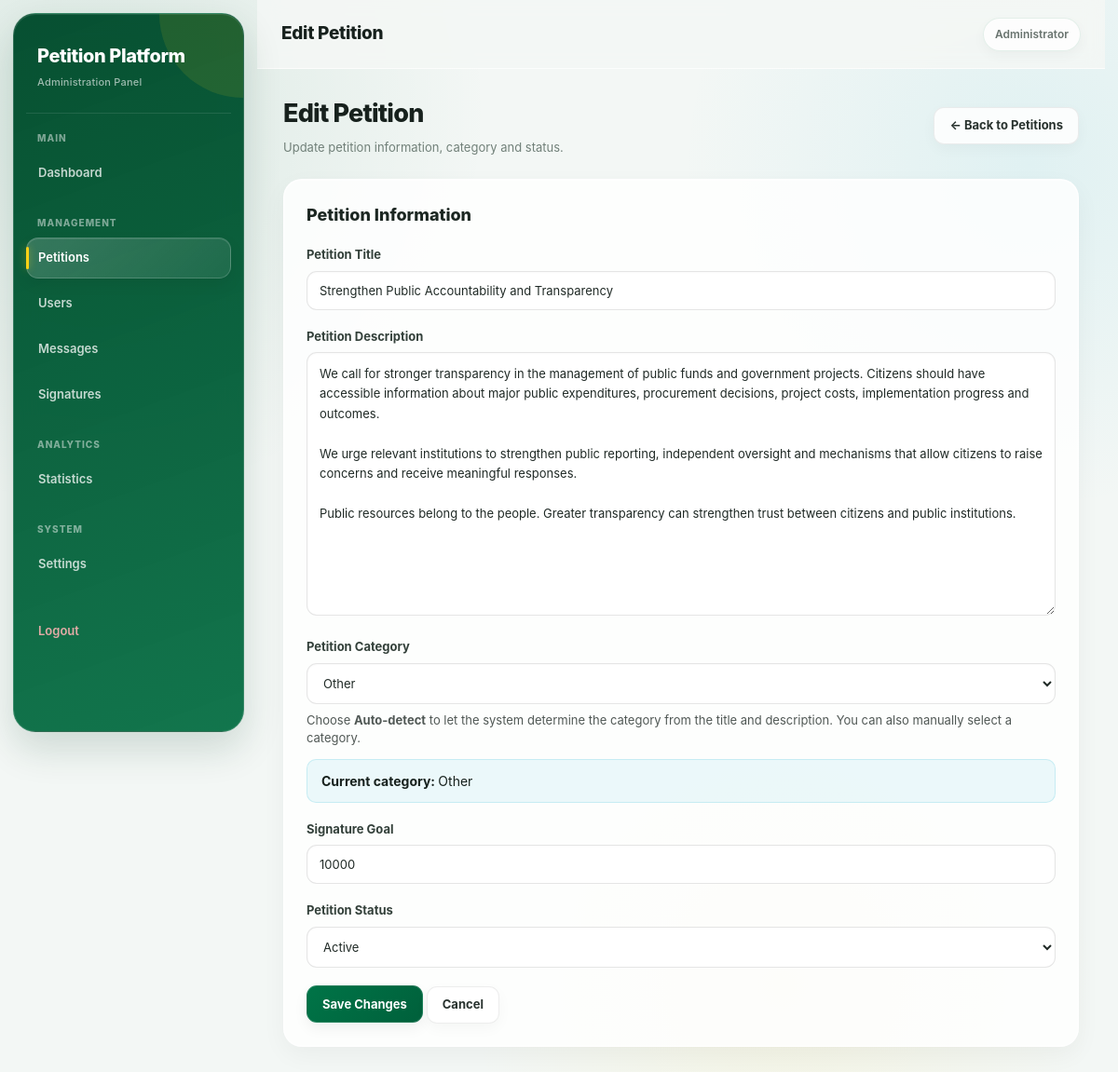
The app's page /admin/edit_petition.php?id=2 (signed in) with its own data.
### tables this page shows
CREATE TABLE `petitions` (
  `id` int(10) unsigned NOT NULL AUTO_INCREMENT,
  `title` varchar(255) NOT NULL,
  `description` text NOT NULL,
  `category` varchar(100) NOT NULL DEFAULT 'Other',
  `goal` int(10) unsigned NOT NULL DEFAULT 1000,
  `status` enum('draft','active','closed') NOT NULL DEFAULT 'draft',
  `created_by` int(10) unsigned DEFAULT NULL,
  `created_at` timestamp NOT NULL DEFAULT current_timestamp(),
  `updated_at` timestamp NOT NULL DEFAULT current_timestamp() ON UPDATE current_timestamp(),
  PRIMARY KEY (`id`),
  KEY `idx_petitions_status` (`status`),
  KEY `idx_petitions_created_at` (`created_at`),
  KEY `fk_petitions_admin` (`created_by`),
  CONSTRAINT `fk_petitions_admin` FOREIGN KEY (`created_by`) REFERENCES `admins` (`id`) ON DELETE SET NULL ON UPDATE CASCADE
);

### includes/functions.php (called while the page is built, shortened)
<?php
function e($value)
{
    return htmlspecialchars($value ?? '', ENT_QUOTES, 'UTF-8');
}

### admin/edit_petition.php (the view, shortened to what this page needs)
<?php
require_once "../includes/db.php";
require_once "../includes/functions.php";
$petition_categories = [
    "Education",
    "Health",
    "Environment",
    "Infrastructure & Transport",
    "Governance & Accountability",
    "Justice & Security",
    "Employment & Labour",
    "Agriculture",
    "Business & Economy",
    "Water & Utilities",
    "Social Affairs",
    "Other"
];
$petition_id = isset($_GET['id'])
    ? (int) $_GET['id']
    : 0;
$stmt = $conn->prepare(
    "SELECT
        id,
        title,
        description,
        category,
        goal,
        status
     FROM petitions
     WHERE id = ?
     LIMIT 1"
);
$stmt->bind_param(
    "i",
    $petition_id
);
if (!$stmt->execute()) {
    die(
        "Database error: " .
        $stmt->error
    );
}
$result = $stmt->get_result();
$petition = $result->fetch_assoc();
$current_category =
    trim($petition['category'] ?? '');
?>
<!DOCTYPE html>
<html lang="en">
<head>
    <link
        rel="stylesheet"
        href="css/admin.css"
    >
</head>
<body>
<div class="admin-layout">
    <aside class="admin-sidebar">
        <div class="admin-brand">
            Petition Platform
            <span>
                Administration Panel
            </span>
        </div>
        <div class="admin-menu-title">
            Main
        </div>
        <a href="admin_dashboard.php">
            Dashboard
        </a>
        <div class="admin-menu-title">
            Management
        </div>
        <a
            href="admin_petitions.php"
            class="active"
        >
            Petitions
        </a>
        <a href="admin_users.php">
            Users
        </a>
        <a href="admin_messages.php">
            Messages
        </a>
        <a href="admin_signatures.php">
            Signatures
        </a>
        <div class="admin-menu-title">
            Analytics
        </div>
        <a href="admin_statistics.php">
            Statistics
        </a>
        <div class="admin-menu-title">
            System
        </div>
        <a href="admin_settings.php">
            Settings
        </a>
        <a
            href="admin_logout.php"
            class="admin-logout"
        >
            Logout
        </a>
    </aside>
    <main class="admin-main">
        <header class="admin-topbar">
            <h2>
                Edit Petition
            </h2>
            <div class="admin-user">
                Administrator
            </div>
        </header>
        <div class="admin-content">
            <div class="admin-page-header">
                <div>
                    <h1>
                        Edit Petition
                    </h1>
                    <p>
                        Update petition information, category and status.
                    </p>
                </div>
                <a
                    href="admin_petitions.php"
                    class="admin-btn admin-btn-light"
                >
                    ← Back to Petitions
                </a>
            </div>
            <div class="admin-panel">
                <h2>
                    Petition Information
                </h2>
                <form method="POST">
                    <div class="admin-form-group">
                        <label for="title">
                            Petition Title
                        </label>
                        <input
                            type="text"
                            id="title"
                            name="title"
                            class="admin-input"
                            maxlength="255"
                            value="<?= e($petition['title']) ?>"
                            required
                        >
                    </div>
                    <div class="admin-form-group">
                        <label for="description">
                            Petition Description
                        </label>
                        <textarea
                            id="description"
                            name="description"
                            class="admin-textarea"
                            rows="12"
                            required
                        ><?= e($petition['description']) ?></textarea>
                    </div>
                    <div class="admin-form-group">
                        <label for="category">
                            Petition Category
                        </label>
                        <select
                            id="category"
                            name="category"
                            class="admin-select"
                            required
                        >
                            <?php foreach ($petition_categories as $category_option): ?>
                                <option
                                    value="<?= e($category_option) ?>"
                                    <?= $current_category === $category_option
                                        ? 'selected'
                                        : '' ?>
                                >
                                    <?= e($category_option) ?>
                                </option>
                            <?php endforeach; ?>
                        </select>
                        <p
                            style="
                                margin:8px 0 0;
                                font-size:13px;
                                opacity:0.75;
                                line-height:1.5;
                            "
                        >
                            Choose <strong>Auto-detect</strong> to let the
                            system determine the category from the title and
                            description. You can also manually select a
                            category.
                        </p>
                        <div
                            style="
                                margin-top:12px;
                                padding:12px 15px;
                                border-radius:10px;
                                background:rgba(30,180,212,0.08);
                                border:1px solid rgba(30,180,212,0.18);
                            "
                        >
                            <strong>
                                Current category:
                            </strong>
                            <?= e($current_category) ?>
                        </div>
                    </div>
                    <div class="admin-form-group">
                        <label for="goal">
                            Signature Goal
                        </label>
                        <input
                            type="number"
                            id="goal"
                            name="goal"
                            class="admin-input"
                            min="1"
                            max="1000000000"
                            value="<?= e($petition['goal']) ?>"
                            required
                        >
                    </div>
                    <div class="admin-form-group">
                        <label for="status">
                            Petition Status
                        </label>
                        <select
                            id="status"
                            name="status"
                            class="admin-select"
                            required
                        >
                            <option
                                value="active"
                                <?= $petition['status'] === 'active'
                                    ? 'selected'
                                    : '' ?>
                            >
                                Active
                            </option>
                        </select>
                    </div>
                    <div>
                        <button
                            type="submit"
                            class="admin-btn admin-btn-primary"
                        >
                            Save Changes
                        </button>
                        <a
                            href="admin_petitions.php"
                            class="admin-btn admin-btn-light"
                        >
                            Cancel
                        </a>
                    </div>
                </form>
            </div>
        </div>
    </main>
</div>
</body>
</html>

### records on screen
petitions: title "Strengthen Public Accountability and Transparency", description "We call for stronger transparency in the management of public funds and government projects. Citizens should have accessible information about major public expenditures, procurement decisions, project costs, implementation progress and outcomes. We urge relevant institutions to strengthen public reporting, independent oversight and mechanisms that allow citizens to raise concerns and receive meaningful responses. Public resources belong to the people. Greater transparency can strengthen trust between citizens and public institutions.", category "Other", goal "10000", status "Active"

### other values on screen
form field category "Other"
